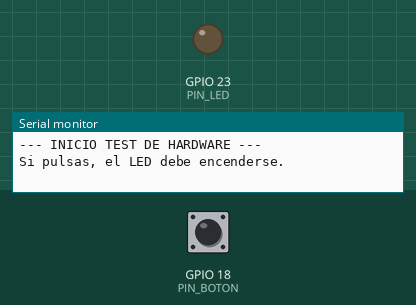
Recording of a program running on a simulated ESP32. Parts: output pins drawn as LEDs (lit = HIGH), the last lines printed to the serial monitor. The inputs (shaded band) are chosen by the test bench; at power-on: GPIO 18 (PIN_BOTON) LOW.

Above: at 1.2 s.
1.3 s: GPIO 18 (PIN_BOTON) pulled HIGH for 0.15 s
At 1.37 s:
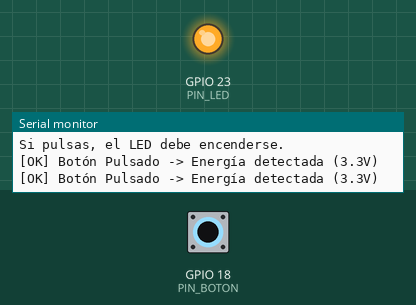
2.9 s: GPIO 18 (PIN_BOTON) pulled HIGH for 3.2 s
At 6.6 s:
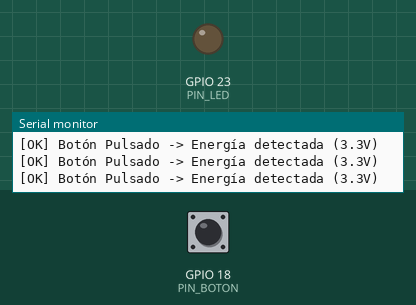
Timing chart, 0 to 8.1 s (numbered marks = the images above; inputs shaded):
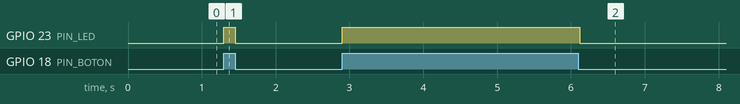

The program:

main.cpp
```cpp
#include <Arduino.h>

// --- DEFINICIONES DE HARDWARE (C++20 Style) ---
// Usamos constexpr para constantes en tiempo de compilación.
constexpr int PIN_BOTON = 18;  // Tu Entrada (GPIO 18)
constexpr int PIN_LED   = 23;  // Tu Salida (GPIO 23)

void setup() {
    // 1. Arrancar el puerto serie para ver los "ojos" del sistema
    Serial.begin(115200);

    // 2. Configurar Pines
    // IMPORTANTE: Usamos 'INPUT' normal porque tú ya pusiste
    // la resistencia y el condensador en la protoboard.
    pinMode(PIN_BOTON, INPUT);
    pinMode(PIN_LED, OUTPUT);

    Serial.println("--- INICIO TEST DE HARDWARE ---");
    Serial.println("Si pulsas, el LED debe encenderse.");
}

void loop() {
    // LEER EL MUNDO FÍSICO
    int estado = digitalRead(PIN_BOTON);

    // ACTUAR (Reflejo directo)
    digitalWrite(PIN_LED, estado);

    // REPORTAR (Solo si hay actividad para no saturar la pantalla)
    if (estado == HIGH) {
        Serial.println("[OK] Botón Pulsado -> Energía detectada (3.3V)");
        delay(50); // Pequeña pausa para estabilidad visual del log
    }
}
```

Measured:
- after the input at 1.3 s, GPIO 23 (PIN_LED): LOW → HIGH at once, → LOW 0.15 s later
- after the input at 2.9 s, GPIO 23 (PIN_LED): LOW → HIGH at once, → LOW 3.2 s later
